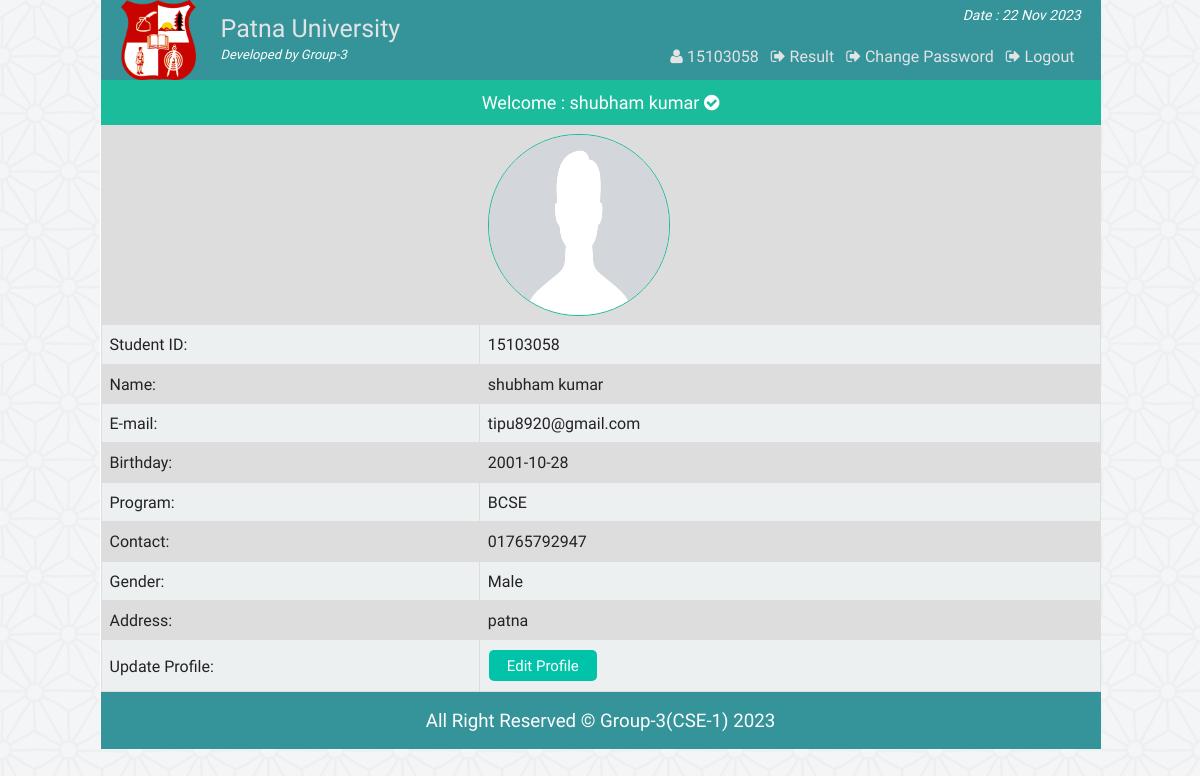
/st_profile.php (signed in), run on the app's committed database.
### tables this page shows
CREATE TABLE IF NOT EXISTS `st_info` (
  `st_id` int(11) NOT NULL,
  `name` varchar(100) NOT NULL,
  `password` varchar(32) NOT NULL,
  `email` varchar(50) NOT NULL,
  `bday` date NOT NULL,
  `program` varchar(10) NOT NULL,
  `contact` varchar(20) NOT NULL,
  `gender` varchar(10) NOT NULL,
  `address` varchar(255) NOT NULL,
  `img` varchar(255) DEFAULT NULL,
  PRIMARY KEY (`st_id`)
);

### st_profile.php (the view, shortened to what this page needs)
<?php
	require "php/config.php";
	require_once "php/functions.php";
	$user = new login_registration_class();
	$sid = $_SESSION['sid'];
?>
<?php
include "php/headertop.php";
?>
<div class="profile">
		<p style="font-size:18px;text-align:center;background:#1abc9c;color:#fff;padding:10px;margin:0">Welcome : <?php $user->getusername($sid); ?> <i class="fa fa-check-circle" aria-hidden="true"></i></p>
		<table class="tab_one">
			<?php
				$getuser = $user->getuserbyid($sid);
				while($row = $getuser->fetch_assoc()){
			?>
			<tr>
				<td></td>
				<?php if(empty($row['img'])){?>
				<td><img src="img/default.png" style="height:180px; width:180px; border:1px #1ABC9C solid;border-radius:90px" alt="" /></td>
				<?php }else{ ?>
				<td><img src="img/student/<?php echo $row['img']; ?>" style="height:180px; width:180px; border:1px #1ABC9C solid;border-radius:90px" alt="" /></td>
				<?php }?>
			</tr>
			<tr >
				<td>Student ID: </td>
				<td><?php echo $row['st_id']; ?></td>
			</tr>
			<tr>
				<td>Name: </td>
				<td><?php echo $row['name']; ?></td>
			</tr>
			<tr>
				<td>E-mail: </td>
				<td><?php echo $row['email']; ?></td>
			</tr>
			<tr>
				<td>Birthday: </td>
				<td><?php echo $row['bday']; ?></td>
			</tr>
			<tr>
				<td>Program: </td>
				<td><?php echo $row['program']; ?></td>
			</tr>
			<tr>
				<td>Contact: </td>
				<td><?php echo $row['contact']; ?></td>
			</tr>
			<tr>
				<td>Gender: </td>
				<td><?php echo $row['gender']; ?></td>
			</tr>
			<tr>
				<td>Address: </td>
				<td><?php echo $row['address']; ?></td>
			</tr>
			<?php if($row['st_id'] == $sid){ ?>
			<tr>
				<td>Update Profile: </td>
				<td><a href="st_update.php?id=<?php echo $row['st_id'];?>"><button class="editbtn">Edit Profile</button></a></td>
			</tr>
			<?php } } ?>
		</table>
</div>
<?php include "php/footerbottom.php";?>

### php/functions.php (shortened to what this page needs)
<?php
class login_registration_class{
	public function getusername($sid){
		global $conn;
		$query = $conn->query("select name from st_info where st_id='$sid'");
		$result = $query->fetch_assoc();
		echo $result['name'];
	}
	public function getuserbyid($st_id){
		global $conn;
		$query = $conn->query("select * from st_info where st_id='$st_id'");
		return $query;
	}
};
?>

### css/main.css (style rules this page uses)
html { color: #222; font-size: 1em; line-height: 1.4; }
audio, canvas, iframe, img, svg, video { vertical-align: middle; }
a { text-decoration: none; }
body { font-family: roboto !important; background: url(../img/ptrn.png) repeat fixed; }
.st_reg th, td { padding: 8px; }
table.tab_one { width: 100%; }
table.tab_one td { border: 1px solid #ddd; padding: 8px; }
table.tab_one td a { text-decoration: none; }
table.tab_one tr:nth-child(odd) { background: #ddd; }
table.tab_one tr:nth-child(even) { background: #ecf0f1; }
.editbtn { background-color: #01C3AA; border: none; border-radius: 5px; color: white; padding: 5px 18px; text-align: center; text-decoration: none; display: inline-block; font-size: 15px; margin: 2px 1px; cursor: pointer; }
table.att_tab tr, td, th { border: 2px solid #ddd; border-collapse: collapse; padding: 8px; }

### data on the page
st_info: name "shubham kumar", img (picture), st_id "15103058", email "tipu8920@gmail.com", bday "2001-10-28", program "BCSE", contact "01765792947", gender "Male", address "patna"

### other printed values
$sid "15103058"
